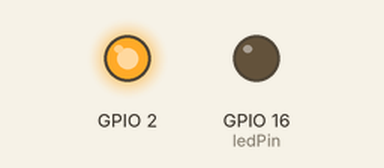
Recording of a sketch running on a simulated ESP32. Parts: output pins drawn as LEDs (lit = HIGH). WiFi joins after 1.5 s; servers stay silent unless stated; uploads are accepted with an empty reply; not simulated (calls return 0 or success): secrets.h; what the sketch prints to the serial monitor is not drawn.

Above: at 3.6 s.
At 33.7 s:
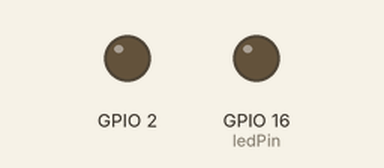
Timing chart, 0 to 81.8 s (numbered marks = the images above):
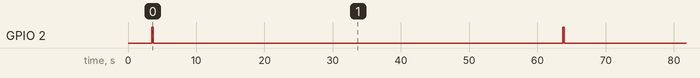

The sketch:

whitewater.ino
```cpp
// Calibration with 10 ohm resistor:
// ledcWrite   Current [mA]
//       0            0
//      32          5.2
//      64         10.5
//      96         15.9
//     128         20.8
//     160         26.0
//     192         31.1
//     224         36.3
//     255         41.2

// River flow rate over the last several years maxes out a little above 1000 ft^3/s

#include <WiFi.h>
#include <WiFiClientSecure.h>
#include <HTTPClient.h>
#include <ArduinoJson.h>
#include <math.h>
#include "secrets.h"

const char* ssid = SECRET_SSID;
const char* password = SECRET_PASSWORD;
const char* server = "waterservices.usgs.gov/nwis/iv/?format=json&sites=10257548";
const int port = 443;
const int ledPin = 16;  // GPIO16, connected to ammeter via 10 ohm resistor

// PWM properties:
const int freq = 5000;
const int ledChannel = 0;
const int resolution = 8;

const float slope = 6.1921;
const float intercept = -0.7697;

WiFiClientSecure client;

void setup() {
  Serial.begin(115200);
  WiFi.mode(WIFI_STA);
  WiFi.begin(ssid, password);
  while (WiFi.status() != WL_CONNECTED) {
    delay(500);
    Serial.print(".");
  }
  Serial.println("");
  Serial.print("WiFi connected to: ");
  Serial.println(ssid);
  Serial.println("IP address: ");
  Serial.println(WiFi.localIP());
  delay(2000);
  ledcSetup(ledChannel, freq, resolution);
  ledcAttachPin(ledPin, ledChannel);
  pinMode(2, OUTPUT);
}

void loop() {
  digitalWrite(2, HIGH);
  if ((WiFi.status() == WL_CONNECTED)) {
    HTTPClient http;
    http.begin("https://waterservices.usgs.gov/nwis/iv/?format=json&sites=10257548");
    int httpCode = http.GET();
    if (httpCode > 0) {
      String payload = http.getString();
      Serial.print("http=" + String(httpCode) + "\t");
      // Serial.println(payload);
      DynamicJsonDocument doc(10000);
      deserializeJson(doc, payload);
      double flow = doc["value"]["timeSeries"][0]["values"][0]["value"][0]["value"];
      Serial.print("flow=" + String(flow) + "\t");
      int pwm = 0;
      if (flow < 0.1) {
        pwm = 0;
      }
      else if (flow > 1000.0) {
        pwm = 255;
      }
      else {
        pwm = round( slope * ((log10(flow)+1)*10) + intercept );
      }
      Serial.println("PWM=" + String(pwm));
      ledcWrite(ledChannel, pwm);
    }
    else {
      Serial.println("Error on HTTP request");
    }
    http.end();
  }
  digitalWrite(2, LOW);
  delay(60000);  // updating every minute
}
```

Measured:
- by itself, GPIO 2: alternates HIGH for 0.20 s and LOW for 60.0 s
